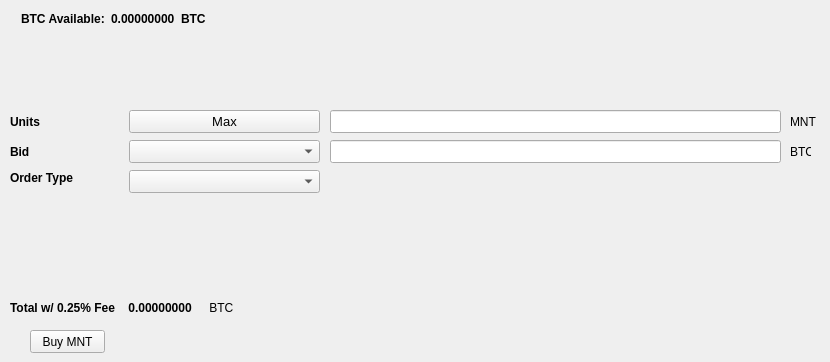
   <widget class="QWidget" name="BuyTab">
    <attribute name="title">
     <string>Buy</string>
    </attribute>
    <widget class="QPushButton" name="BuyAMS">
     <property name="geometry">
      <rect>
       <x>30</x>
       <y>330</y>
       <width>75</width>
       <height>23</height>
      </rect>
     </property>
     <property name="text">
      <string>Buy MNT</string>
     </property>
    </widget>
    <widget class="QLabel" name="label_3">
     <property name="geometry">
      <rect>
       <x>10</x>
       <y>110</y>
       <width>46</width>
       <height>23</height>
      </rect>
     </property>
     <property name="font">
      <font>
       <weight>75</weight>
       <bold>true</bold>
      </font>
     </property>
     <property name="text">
      <string>Units</string>
     </property>
    </widget>
    <widget class="QLineEdit" name="UnitsInput">
     <property name="geometry">
      <rect>
       <x>330</x>
       <y>110</y>
       <width>451</width>
       <height>23</height>
      </rect>
     </property>
     <property name="font">
      <font>
       <pointsize>9</pointsize>
       <weight>75</weight>
       <bold>true</bold>
      </font>
     </property>
    </widget>
    <widget class="QLineEdit" name="BuyBidPriceEdit">
     <property name="geometry">
      <rect>
       <x>330</x>
       <y>140</y>
       <width>451</width>
       <height>23</height>
      </rect>
     </property>
     <property name="font">
      <font>
       <pointsize>9</pointsize>
       <weight>75</weight>
       <bold>true</bold>
      </font>
     </property>
    </widget>
    <widget class="QLabel" name="label_4">
     <property name="geometry">
      <rect>
       <x>790</x>
       <y>110</y>
       <width>31</width>
       <height>23</height>
      </rect>
     </property>
     <property name="text">
      <string>MNT</string>
     </property>
    </widget>
    <widget class="QLabel" name="label_5">
     <property name="geometry">
      <rect>
       <x>790</x>
       <y>140</y>
       <width>21</width>
       <height>23</height>
      </rect>
     </property>
     <property name="text">
      <string>BTC</string>
     </property>
    </widget>
    <widget class="QLabel" name="label_6">
     <property name="geometry">
      <rect>
       <x>10</x>
       <y>140</y>
       <width>46</width>
       <height>23</height>
      </rect>
     </property>
     <property name="font">
      <font>
       <weight>75</weight>
       <bold>true</bold>
      </font>
     </property>
     <property name="text">
      <string>Bid</string>
     </property>
    </widget>
    <widget class="QLabel" name="label_7">
     <property name="geometry">
      <rect>
       <x>10</x>
       <y>170</y>
       <width>71</width>
       <height>16</height>
      </rect>
     </property>
     <property name="font">
      <font>
       <weight>75</weight>
       <bold>true</bold>
      </font>
     </property>
     <property name="text">
      <string>Order Type</string>
     </property>
    </widget>
    <widget class="QPushButton" name="Buy_Max_Amount">
     <property name="geometry">
      <rect>
       <x>129</x>
       <y>110</y>
       <width>191</width>
       <height>23</height>
      </rect>
     </property>
     <property name="font">
      <font>
       <pointsize>10</pointsize>
      </font>
     </property>
     <property name="text">
      <string>Max</string>
     </property>
    </widget>
    <widget class="QComboBox" name="BuyBidcomboBox">
     <property name="geometry">
      <rect>
       <x>129</x>
       <y>140</y>
       <width>191</width>
       <height>23</height>
      </rect>
     </property>
     <property name="font">
      <font>
       <pointsize>10</pointsize>
      </font>
     </property>
    </widget>
    <widget class="QComboBox" name="buyOrdertypeCombo">
     <property name="geometry">
      <rect>
       <x>129</x>
       <y>170</y>
       <width>191</width>
       <height>23</height>
      </rect>
     </property>
     <property name="font">
      <font>
       <pointsize>10</pointsize>
      </font>
     </property>
    </widget>
    <widget class="QWidget" name="layoutWidget">
     <property name="geometry">
      <rect>
       <x>21</x>
       <y>11</y>
       <width>221</width>
       <height>16</height>
      </rect>
     </property>
     <layout class="QHBoxLayout" name="horizontalLayout_3">
      <item>
       <widget class="QLabel" name="label232">
        <property name="font">
         <font>
          <weight>75</weight>
          <bold>true</bold>
         </font>
        </property>
        <property name="text">
         <string>BTC Available:</string>
        </property>
       </widget>
      </item>
      <item>
       <widget class="QLabel" name="BtcAvailableLbl">
        <property name="palette">
         <palette>
          <active>
           <colorrole role="WindowText">
            <brush brushstyle="SolidPattern">
             <color alpha="255">
              <red>0</red>
              <green>0</green>
              <blue>0</blue>
             </color>
            </brush>
           </colorrole>
           <colorrole role="Button">
            <brush brushstyle="SolidPattern">
             <color alpha="255">
              <red>0</red>
              <green>170</green>
              <blue>0</blue>
             </color>
            </brush>
           </colorrole>
           <colorrole role="Light">
            <brush brushstyle="SolidPattern">
             <color alpha="255">
              <red>0</red>
              <green>255</green>
              <blue>0</blue>
             </color>
            </brush>
           </colorrole>
           <colorrole role="Midlight">
            <brush brushstyle="SolidPattern">
             <color alpha="255">
              <red>0</red>
              <green>212</green>
              <blue>0</blue>
             </color>
            </brush>
           </colorrole>
           <colorrole role="Dark">
            <brush brushstyle="SolidPattern">
             <color alpha="255">
              <red>0</red>
              <green>85</green>
              <blue>0</blue>
             </color>
            </brush>
           </colorrole>
           <colorrole role="Mid">
            <brush brushstyle="SolidPattern">
             <color alpha="255">
              <red>0</red>
              <green>113</green>
              <blue>0</blue>
             </color>
            </brush>
           </colorrole>
           <colorrole role="Text">
            <brush brushstyle="SolidPattern">
             <color alpha="255">
              <red>0</red>
              <green>170</green>
              <blue>0</blue>
             </color>
            </brush>
           </colorrole>
           <colorrole role="BrightText">
            <brush brushstyle="SolidPattern">
             <color alpha="255">
              <red>255</red>
              <green>255</green>
              <blue>255</blue>
             </color>
            </brush>
           </colorrole>
           <colorrole role="ButtonText">
            <brush brushstyle="SolidPattern">
             <color alpha="255">
              <red>0</red>
              <green>0</green>
              <blue>0</blue>
             </color>
            </brush>
           </colorrole>
           <colorrole role="Base">
            <brush brushstyle="SolidPattern">
             <color alpha="255">
              <red>255</red>
              <green>255</green>
              <blue>255</blue>
             </color>
            </brush>
           </colorrole>
           <colorrole role="Window">
            <brush brushstyle="SolidPattern">
             <color alpha="255">
              <red>0</red>
              <green>170</green>
              <blue>0</blue>
             </color>
            </brush>
           </colorrole>
           <colorrole role="Shadow">
            <brush brushstyle="SolidPattern">
             <color alpha="255">
              <red>0</red>
              <green>0</green>
              <blue>0</blue>
             </color>
            </brush>
           </colorrole>
           <colorrole role="AlternateBase">
            <brush brushstyle="SolidPattern">
             <color alpha="255">
              <red>127</red>
              <green>212</green>
              <blue>127</blue>
             </color>
            </brush>
           </colorrole>
           <colorrole role="ToolTipBase">
            <brush brushstyle="SolidPattern">
             <color alpha="255">
              <red>255</red>
              <green>255</green>
              <blue>220</blue>
             </color>
            </brush>
           </colorrole>
           <colorrole role="ToolTipText">
            <brush brushstyle="SolidPattern">
             <color alpha="255">
              <red>0</red>
              <green>0</green>
              <blue>0</blue>
             </color>
            </brush>
           </colorrole>
          </active>
          <inactive>
           <colorrole role="WindowText">
            <brush brushstyle="SolidPattern">
             <color alpha="255">
              <red>0</red>
              <green>0</green>
              <blue>0</blue>
             </color>
            </brush>
           </colorrole>
           <colorrole role="Button">
            <brush brushstyle="SolidPattern">
             <color alpha="255">
              <red>0</red>
              <green>170</green>
              <blue>0</blue>
             </color>
            </brush>
           </colorrole>
           <colorrole role="Light">
            <brush brushstyle="SolidPattern">
             <color alpha="255">
              <red>0</red>
              <green>255</green>
              <blue>0</blue>
             </color>
            </brush>
           </colorrole>
           <colorrole role="Midlight">
            <brush brushstyle="SolidPattern">
             <color alpha="255">
              <red>0</red>
              <green>212</green>
              <blue>0</blue>
             </color>
            </brush>
           </colorrole>
           <colorrole role="Dark">
            <brush brushstyle="SolidPattern">
             <color alpha="255">
              <red>0</red>
              <green>85</green>
              <blue>0</blue>
             </color>
            </brush>
           </colorrole>
           <colorrole role="Mid">
            <brush brushstyle="SolidPattern">
             <color alpha="255">
              <red>0</red>
              <green>113</green>
              <blue>0</blue>
             </color>
            </brush>
           </colorrole>
           <colorrole role="Text">
            <brush brushstyle="SolidPattern">
             <color alpha="255">
              <red>0</red>
              <green>170</green>
              <blue>0</blue>
             </color>
            </brush>
           </colorrole>
           <colorrole role="BrightText">
            <brush brushstyle="SolidPattern">
             <color alpha="255">
              <red>255</red>
              <green>255</green>
              <blue>255</blue>
             </color>
            </brush>
           </colorrole>
           <colorrole role="ButtonText">
            <brush brushstyle="SolidPattern">
             <color alpha="255">
              <red>0</red>
              <green>0</green>
              <blue>0</blue>
             </color>
            </brush>
           </colorrole>
           <colorrole role="Base">
            <brush brushstyle="SolidPattern">
             <color alpha="255">
              <red>255</red>
              <green>255</green>
              <blue>255</blue>
             </color>
            </brush>
           </colorrole>
           <colorrole role="Window">
            <brush brushstyle="SolidPattern">
             <color alpha="255">
              <red>0</red>
              <green>170</green>
              <blue>0</blue>
             </color>
            </brush>
           </colorrole>
           <colorrole role="Shadow">
            <brush brushstyle="SolidPattern">
             <color alpha="255">
              <red>0</red>
              <green>0</green>
              <blue>0</blue>
             </color>
            </brush>
           </colorrole>
           <colorrole role="AlternateBase">
            <brush brushstyle="SolidPattern">
             <color alpha="255">
              <red>127</red>
              <green>212</green>
              <blue>127</blue>
             </color>
            </brush>
           </colorrole>
           <colorrole role="ToolTipBase">
            <brush brushstyle="SolidPattern">
             <color alpha="255">
              <red>255</red>
              <green>255</green>
              <blue>220</blue>
             </color>
            </brush>
           </colorrole>
           <colorrole role="ToolTipText">
            <brush brushstyle="SolidPattern">
             <color alpha="255">
              <red>0</red>
              <green>0</green>
              <blue>0</blue>
             </color>
            </brush>
           </colorrole>
          </inactive>
          <disabled>
           <colorrole role="WindowText">
            <brush brushstyle="SolidPattern">
             <color alpha="255">
              <red>0</red>
              <green>85</green>
              <blue>0</blue>
             </color>
            </brush>
           </colorrole>
           <colorrole role="Button">
            <brush brushstyle="SolidPattern">
             <color alpha="255">
              <red>0</red>
              <green>170</green>
              <blue>0</blue>
             </color>
            </brush>
           </colorrole>
           <colorrole role="Light">
            <brush brushstyle="SolidPattern">
             <color alpha="255">
              <red>0</red>
              <green>255</green>
              <blue>0</blue>
             </color>
            </brush>
           </colorrole>
           <colorrole role="Midlight">
            <brush brushstyle="SolidPattern">
             <color alpha="255">
              <red>0</red>
              <green>212</green>
              <blue>0</blue>
             </color>
            </brush>
           </colorrole>
           <colorrole role="Dark">
            <brush brushstyle="SolidPattern">
             <color alpha="255">
              <red>0</red>
              <green>85</green>
              <blue>0</blue>
             </color>
            </brush>
           </colorrole>
           <colorrole role="Mid">
            <brush brushstyle="SolidPattern">
             <color alpha="255">
              <red>0</red>
              <green>113</green>
              <blue>0</blue>
             </color>
            </brush>
           </colorrole>
           <colorrole role="Text">
            <brush brushstyle="SolidPattern">
             <color alpha="255">
              <red>0</red>
              <green>85</green>
              <blue>0</blue>
             </color>
            </brush>
           </colorrole>
           <colorrole role="BrightText">
            <brush brushstyle="SolidPattern">
             <color alpha="255">
              <red>255</red>
              <green>255</green>
              <blue>255</blue>
             </color>
            </brush>
           </colorrole>
           <colorrole role="ButtonText">
            <brush brushstyle="SolidPattern">
             <color alpha="255">
              <red>0</red>
              <green>85</green>
              <blue>0</blue>
             </color>
            </brush>
           </colorrole>
           <colorrole role="Base">
            <brush brushstyle="SolidPattern">
             <color alpha="255">
              <red>0</red>
              <green>170</green>
              <blue>0</blue>
             </color>
            </brush>
           </colorrole>
           <colorrole role="Window">
            <brush brushstyle="SolidPattern">
             <color alpha="255">
              <red>0</red>
              <green>170</green>
              <blue>0</blue>
             </color>
            </brush>
           </colorrole>
           <colorrole role="Shadow">
            <brush brushstyle="SolidPattern">
             <color alpha="255">
              <red>0</red>
              <green>0</green>
              <blue>0</blue>
             </color>
            </brush>
           </colorrole>
           <colorrole role="AlternateBase">
            <brush brushstyle="SolidPattern">
             <color alpha="255">
              <red>0</red>
              <green>170</green>
              <blue>0</blue>
             </color>
            </brush>
           </colorrole>
           <colorrole role="ToolTipBase">
            <brush brushstyle="SolidPattern">
             <color alpha="255">
              <red>255</red>
              <green>255</green>
              <blue>220</blue>
             </color>
            </brush>
           </colorrole>
           <colorrole role="ToolTipText">
            <brush brushstyle="SolidPattern">
             <color alpha="255">
              <red>0</red>
              <green>0</green>
              <blue>0</blue>
             </color>
            </brush>
           </colorrole>
          </disabled>
         </palette>
        </property>
        <property name="font">
         <font>
          <weight>75</weight>
          <bold>true</bold>
         </font>
        </property>
        <property name="text">
         <string>0.00000000</string>
        </property>
        <property name="textInteractionFlags">
         <set>Qt::LinksAccessibleByMouse|Qt::TextSelectableByKeyboard|Qt::TextSelectableByMouse</set>
        </property>
       </widget>
      </item>
      <item>
       <widget class="QLabel" name="BtcAvailableLbl_2">
        <property name="font">
         <font>
          <weight>75</weight>
          <bold>true</bold>
         </font>
        </property>
        <property name="text">
         <string>BTC</string>
        </property>
       </widget>
      </item>
     </layout>
    </widget>
    <widget class="QWidget" name="layoutWidget_2">
     <property name="geometry">
      <rect>
       <x>10</x>
       <y>300</y>
       <width>271</width>
       <height>16</height>
      </rect>
     </property>
     <layout class="QHBoxLayout" name="horizontalLayout_5">
      <item>
       <widget class="QLabel" name="label_23">
        <property name="font">
         <font>
          <weight>75</weight>
          <bold>true</bold>
         </font>
        </property>
        <property name="text">
         <string>Total w/ 0.25% Fee </string>
        </property>
       </widget>
      </item>
      <item>
       <widget class="QLabel" name="BuyCostLabel">
        <property name="palette">
         <palette>
          <active>
           <colorrole role="WindowText">
            <brush brushstyle="SolidPattern">
             <color alpha="255">
              <red>0</red>
              <green>0</green>
              <blue>0</blue>
             </color>
            </brush>
           </colorrole>
           <colorrole role="Button">
            <brush brushstyle="SolidPattern">
             <color alpha="255">
              <red>0</red>
              <green>170</green>
              <blue>0</blue>
             </color>
            </brush>
           </colorrole>
           <colorrole role="Light">
            <brush brushstyle="SolidPattern">
             <color alpha="255">
              <red>0</red>
              <green>255</green>
              <blue>0</blue>
             </color>
            </brush>
           </colorrole>
           <colorrole role="Midlight">
            <brush brushstyle="SolidPattern">
             <color alpha="255">
              <red>0</red>
              <green>212</green>
              <blue>0</blue>
             </color>
            </brush>
           </colorrole>
           <colorrole role="Dark">
            <brush brushstyle="SolidPattern">
             <color alpha="255">
              <red>0</red>
              <green>85</green>
              <blue>0</blue>
             </color>
            </brush>
           </colorrole>
           <colorrole role="Mid">
            <brush brushstyle="SolidPattern">
             <color alpha="255">
              <red>0</red>
              <green>113</green>
              <blue>0</blue>
             </color>
            </brush>
           </colorrole>
           <colorrole role="Text">
            <brush brushstyle="SolidPattern">
             <color alpha="255">
              <red>0</red>
              <green>170</green>
              <blue>0</blue>
             </color>
            </brush>
           </colorrole>
           <colorrole role="BrightText">
            <brush brushstyle="SolidPattern">
             <color alpha="255">
              <red>255</red>
              <green>255</green>
              <blue>255</blue>
             </color>
            </brush>
           </colorrole>
           <colorrole role="ButtonText">
            <brush brushstyle="SolidPattern">
             <color alpha="255">
              <red>0</red>
              <green>0</green>
              <blue>0</blue>
             </color>
            </brush>
           </colorrole>
           <colorrole role="Base">
            <brush brushstyle="SolidPattern">
             <color alpha="255">
              <red>255</red>
              <green>255</green>
              <blue>255</blue>
             </color>
            </brush>
           </colorrole>
           <colorrole role="Window">
            <brush brushstyle="SolidPattern">
             <color alpha="255">
              <red>0</red>
              <green>170</green>
              <blue>0</blue>
             </color>
            </brush>
           </colorrole>
           <colorrole role="Shadow">
            <brush brushstyle="SolidPattern">
             <color alpha="255">
              <red>0</red>
              <green>0</green>
              <blue>0</blue>
             </color>
            </brush>
           </colorrole>
           <colorrole role="AlternateBase">
            <brush brushstyle="SolidPattern">
             <color alpha="255">
              <red>127</red>
              <green>212</green>
              <blue>127</blue>
             </color>
            </brush>
           </colorrole>
           <colorrole role="ToolTipBase">
            <brush brushstyle="SolidPattern">
             <color alpha="255">
              <red>255</red>
              <green>255</green>
              <blue>220</blue>
             </color>
            </brush>
           </colorrole>
           <colorrole role="ToolTipText">
            <brush brushstyle="SolidPattern">
             <color alpha="255">
              <red>0</red>
              <green>0</green>
              <blue>0</blue>
             </color>
            </brush>
           </colorrole>
          </active>
          <inactive>
           <colorrole role="WindowText">
            <brush brushstyle="SolidPattern">
             <color alpha="255">
              <red>0</red>
              <green>0</green>
              <blue>0</blue>
             </color>
            </brush>
           </colorrole>
           <colorrole role="Button">
            <brush brushstyle="SolidPattern">
             <color alpha="255">
              <red>0</red>
              <green>170</green>
              <blue>0</blue>
             </color>
            </brush>
           </colorrole>
           <colorrole role="Light">
            <brush brushstyle="SolidPattern">
             <color alpha="255">
              <red>0</red>
              <green>255</green>
              <blue>0</blue>
             </color>
            </brush>
           </colorrole>
           <colorrole role="Midlight">
            <brush brushstyle="SolidPattern">
             <color alpha="255">
              <red>0</red>
              <green>212</green>
              <blue>0</blue>
             </color>
            </brush>
           </colorrole>
           <colorrole role="Dark">
            <brush brushstyle="SolidPattern">
             <color alpha="255">
              <red>0</red>
              <green>85</green>
              <blue>0</blue>
             </color>
            </brush>
           </colorrole>
           <colorrole role="Mid">
            <brush brushstyle="SolidPattern">
             <color alpha="255">
              <red>0</red>
              <green>113</green>
              <blue>0</blue>
             </color>
            </brush>
           </colorrole>
           <colorrole role="Text">
            <brush brushstyle="SolidPattern">
             <color alpha="255">
              <red>0</red>
              <green>170</green>
              <blue>0</blue>
             </color>
            </brush>
           </colorrole>
           <colorrole role="BrightText">
            <brush brushstyle="SolidPattern">
             <color alpha="255">
              <red>255</red>
              <green>255</green>
              <blue>255</blue>
             </color>
            </brush>
           </colorrole>
           <colorrole role="ButtonText">
            <brush brushstyle="SolidPattern">
             <color alpha="255">
              <red>0</red>
              <green>0</green>
              <blue>0</blue>
             </color>
            </brush>
           </colorrole>
           <colorrole role="Base">
            <brush brushstyle="SolidPattern">
             <color alpha="255">
              <red>255</red>
              <green>255</green>
              <blue>255</blue>
             </color>
            </brush>
           </colorrole>
           <colorrole role="Window">
            <brush brushstyle="SolidPattern">
             <color alpha="255">
              <red>0</red>
              <green>170</green>
              <blue>0</blue>
             </color>
            </brush>
           </colorrole>
           <colorrole role="Shadow">
            <brush brushstyle="SolidPattern">
             <color alpha="255">
              <red>0</red>
              <green>0</green>
              <blue>0</blue>
             </color>
            </brush>
           </colorrole>
           <colorrole role="AlternateBase">
            <brush brushstyle="SolidPattern">
             <color alpha="255">
              <red>127</red>
              <green>212</green>
              <blue>127</blue>
             </color>
            </brush>
           </colorrole>
           <colorrole role="ToolTipBase">
            <brush brushstyle="SolidPattern">
             <color alpha="255">
              <red>255</red>
              <green>255</green>
              <blue>220</blue>
             </color>
            </brush>
           </colorrole>
           <colorrole role="ToolTipText">
            <brush brushstyle="SolidPattern">
             <color alpha="255">
              <red>0</red>
              <green>0</green>
              <blue>0</blue>
             </color>
            </brush>
           </colorrole>
          </inactive>
          <disabled>
           <colorrole role="WindowText">
            <brush brushstyle="SolidPattern">
             <color alpha="255">
              <red>0</red>
              <green>85</green>
              <blue>0</blue>
             </color>
            </brush>
           </colorrole>
           <colorrole role="Button">
            <brush brushstyle="SolidPattern">
             <color alpha="255">
              <red>0</red>
              <green>170</green>
              <blue>0</blue>
             </color>
            </brush>
           </colorrole>
           <colorrole role="Light">
            <brush brushstyle="SolidPattern">
             <color alpha="255">
              <red>0</red>
              <green>255</green>
              <blue>0</blue>
             </color>
            </brush>
           </colorrole>
           <colorrole role="Midlight">
            <brush brushstyle="SolidPattern">
             <color alpha="255">
              <red>0</red>
              <green>212</green>
              <blue>0</blue>
             </color>
            </brush>
           </colorrole>
           <colorrole role="Dark">
            <brush brushstyle="SolidPattern">
             <color alpha="255">
              <red>0</red>
              <green>85</green>
              <blue>0</blue>
             </color>
            </brush>
           </colorrole>
           <colorrole role="Mid">
            <brush brushstyle="SolidPattern">
             <color alpha="255">
              <red>0</red>
              <green>113</green>
              <blue>0</blue>
             </color>
            </brush>
           </colorrole>
           <colorrole role="Text">
            <brush brushstyle="SolidPattern">
             <color alpha="255">
              <red>0</red>
              <green>85</green>
              <blue>0</blue>
             </color>
            </brush>
           </colorrole>
           <colorrole role="BrightText">
            <brush brushstyle="SolidPattern">
             <color alpha="255">
              <red>255</red>
              <green>255</green>
              <blue>255</blue>
             </color>
            </brush>
           </colorrole>
           <colorrole role="ButtonText">
            <brush brushstyle="SolidPattern">
             <color alpha="255">
              <red>0</red>
              <green>85</green>
              <blue>0</blue>
             </color>
            </brush>
           </colorrole>
           <colorrole role="Base">
            <brush brushstyle="SolidPattern">
             <color alpha="255">
              <red>0</red>
              <green>170</green>
              <blue>0</blue>
             </color>
            </brush>
           </colorrole>
           <colorrole role="Window">
            <brush brushstyle="SolidPattern">
             <color alpha="255">
              <red>0</red>
              <green>170</green>
              <blue>0</blue>
             </color>
            </brush>
           </colorrole>
           <colorrole role="Shadow">
            <brush brushstyle="SolidPattern">
             <color alpha="255">
              <red>0</red>
              <green>0</green>
              <blue>0</blue>
             </color>
            </brush>
           </colorrole>
           <colorrole role="AlternateBase">
            <brush brushstyle="SolidPattern">
             <color alpha="255">
              <red>0</red>
              <green>170</green>
              <blue>0</blue>
             </color>
            </brush>
           </colorrole>
           <colorrole role="ToolTipBase">
            <brush brushstyle="SolidPattern">
             <color alpha="255">
              <red>255</red>
              <green>255</green>
              <blue>220</blue>
             </color>
            </brush>
           </colorrole>
           <colorrole role="ToolTipText">
            <brush brushstyle="SolidPattern">
             <color alpha="255">
              <red>0</red>
              <green>0</green>
              <blue>0</blue>
             </color>
            </brush>
           </colorrole>
          </disabled>
         </palette>
        </property>
        <property name="font">
         <font>
          <weight>75</weight>
          <bold>true</bold>
         </font>
        </property>
        <property name="autoFillBackground">
         <bool>false</bool>
        </property>
        <property name="text">
         <string> 0.00000000</string>
        </property>
        <property name="textInteractionFlags">
         <set>Qt::LinksAccessibleByMouse|Qt::TextSelectableByMouse</set>
        </property>
       </widget>
      </item>
      <item>
       <widget class="QLabel" name="label_24">
        <property name="font">
         <font>
          <weight>50</weight>
          <bold>false</bold>
         </font>
        </property>
        <property name="text">
         <string> BTC</string>
        </property>
       </widget>
      </item>
     </layout>
    </widget>
   </widget>
